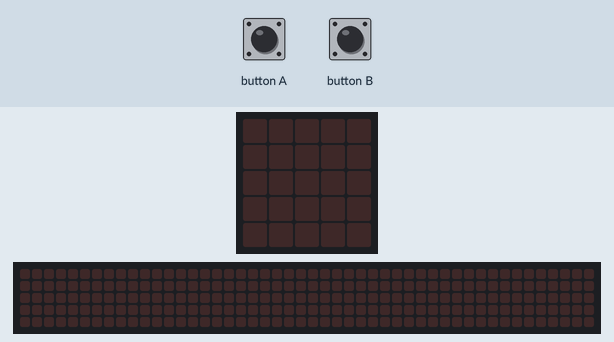
A program run on a simulated BBC micro:bit (MakeCode). On the bench: the board's 5×5 LED display, a strip that is not on the board, showing the scrolling text unrolled. The test bench sets the inputs (shaded band). The 48×5 strip is a reading aid, not a part: it shows the text the display is scrolling, unrolled, one strip-width of it at a time.

Above: at 1.2 s.
1.3 s: button A pressed for 0.15 s
At 3.77 s:
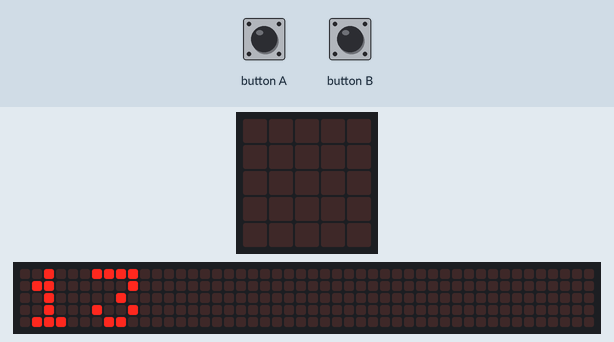
At 8.1 s:
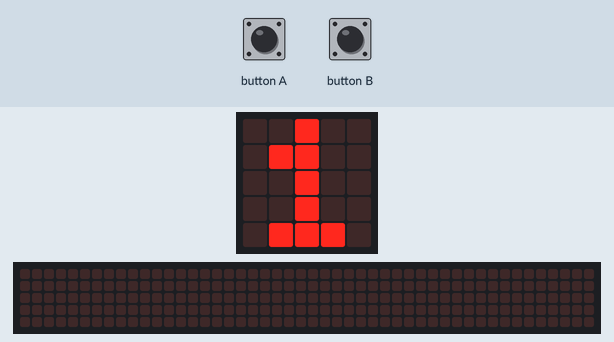
Timing chart, 0 to 9.6 s (numbered marks = the images above; inputs shaded):
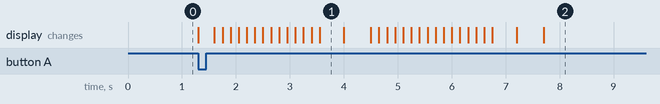

The program:

main.ts
```typescript
function Mostrar_Cronometro () {
    basic.showNumber(cronometro)
    basic.pause(1000)
    cronometro += 1
}
function Mostrar_Reloj () {
    basic.showNumber(hora)
    basic.pause(500)
    basic.showNumber(munutos)
    basic.pause(500)
    basic.showNumber(segudos)
    basic.pause(500)
}
let cronometro = 0
let segudos = 0
let munutos = 0
let hora = 0
hora = 13
munutos = 26
segudos = 10
cronometro = 0
let modo = 1
basic.forever(function () {
    basic.pause(1000)
    cronometro += 1
    if (modo == 2) {
        basic.showNumber(cronometro)
    }
})
basic.forever(function () {
    if (input.buttonIsPressed(Button.A)) {
        modo = 1
        Mostrar_Reloj()
    }
    if (input.buttonIsPressed(Button.B)) {
        modo = 2
        cronometro = 0
        Mostrar_Cronometro()
    }
})
basic.forever(function () {
    segudos += 1
    basic.pause(1000)
    if (segudos < 60) {
        munutos += 1
        segudos = 0
    }
})
```

test.ts
```typescript
// aquí va el archivo "tests"; esto no se compilará cuando este paquete se utilice como una extensión.
```

Measured:
- after the input at 1.3 s, the display: changes at once (image 1)
- what the display in image 1 shows lasts 0.4 s, from 3.6 s to 4.0 s
